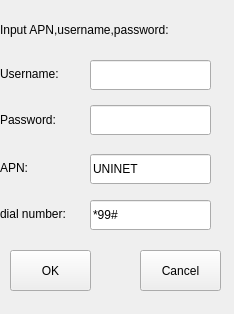
<?xml version="1.0" encoding="UTF-8"?>
<ui version="4.0">
 <class>gprs</class>
 <widget class="QWidget" name="gprs">
  <property name="geometry">
   <rect>
    <x>0</x>
    <y>0</y>
    <width>234</width>
    <height>314</height>
   </rect>
  </property>
  <property name="windowTitle">
   <string>Form</string>
  </property>
  <widget class="QLabel" name="label">
   <property name="geometry">
    <rect>
     <x>0</x>
     <y>20</y>
     <width>221</width>
     <height>20</height>
    </rect>
   </property>
   <property name="text">
    <string>Input APN,username,password:</string>
   </property>
  </widget>
  <widget class="QLabel" name="label_2">
   <property name="geometry">
    <rect>
     <x>0</x>
     <y>60</y>
     <width>81</width>
     <height>27</height>
    </rect>
   </property>
   <property name="text">
    <string>Username:</string>
   </property>
  </widget>
  <widget class="QLineEdit" name="username">
   <property name="geometry">
    <rect>
     <x>90</x>
     <y>60</y>
     <width>121</width>
     <height>30</height>
    </rect>
   </property>
  </widget>
  <widget class="QLabel" name="label_3">
   <property name="geometry">
    <rect>
     <x>0</x>
     <y>105</y>
     <width>81</width>
     <height>30</height>
    </rect>
   </property>
   <property name="text">
    <string>Password:</string>
   </property>
  </widget>
  <widget class="QLineEdit" name="PASSWD">
   <property name="geometry">
    <rect>
     <x>90</x>
     <y>105</y>
     <width>121</width>
     <height>30</height>
    </rect>
   </property>
   <property name="maxLength">
    <number>32</number>
   </property>
   <property name="echoMode">
    <enum>QLineEdit::Normal</enum>
   </property>
  </widget>
  <widget class="QLabel" name="label_4">
   <property name="geometry">
    <rect>
     <x>0</x>
     <y>154</y>
     <width>81</width>
     <height>27</height>
    </rect>
   </property>
   <property name="text">
    <string>APN:</string>
   </property>
  </widget>
  <widget class="QLineEdit" name="APN">
   <property name="geometry">
    <rect>
     <x>90</x>
     <y>154</y>
     <width>121</width>
     <height>30</height>
    </rect>
   </property>
   <property name="text">
    <string>UNINET</string>
   </property>
  </widget>
  <widget class="QPushButton" name="pushButton">
   <property name="geometry">
    <rect>
     <x>10</x>
     <y>250</y>
     <width>81</width>
     <height>41</height>
    </rect>
   </property>
   <property name="text">
    <string>OK</string>
   </property>
  </widget>
  <widget class="QPushButton" name="pushButton_2">
   <property name="geometry">
    <rect>
     <x>140</x>
     <y>250</y>
     <width>81</width>
     <height>41</height>
    </rect>
   </property>
   <property name="text">
    <string>Cancel</string>
   </property>
  </widget>
  <widget class="QLineEdit" name="number">
   <property name="geometry">
    <rect>
     <x>90</x>
     <y>200</y>
     <width>121</width>
     <height>30</height>
    </rect>
   </property>
   <property name="text">
    <string>*99#</string>
   </property>
  </widget>
  <widget class="QLabel" name="label_5">
   <property name="geometry">
    <rect>
     <x>0</x>
     <y>200</y>
     <width>91</width>
     <height>27</height>
    </rect>
   </property>
   <property name="text">
    <string>dial number:</string>
   </property>
  </widget>
 </widget>
 <resources/>
 <connections/>
</ui>
